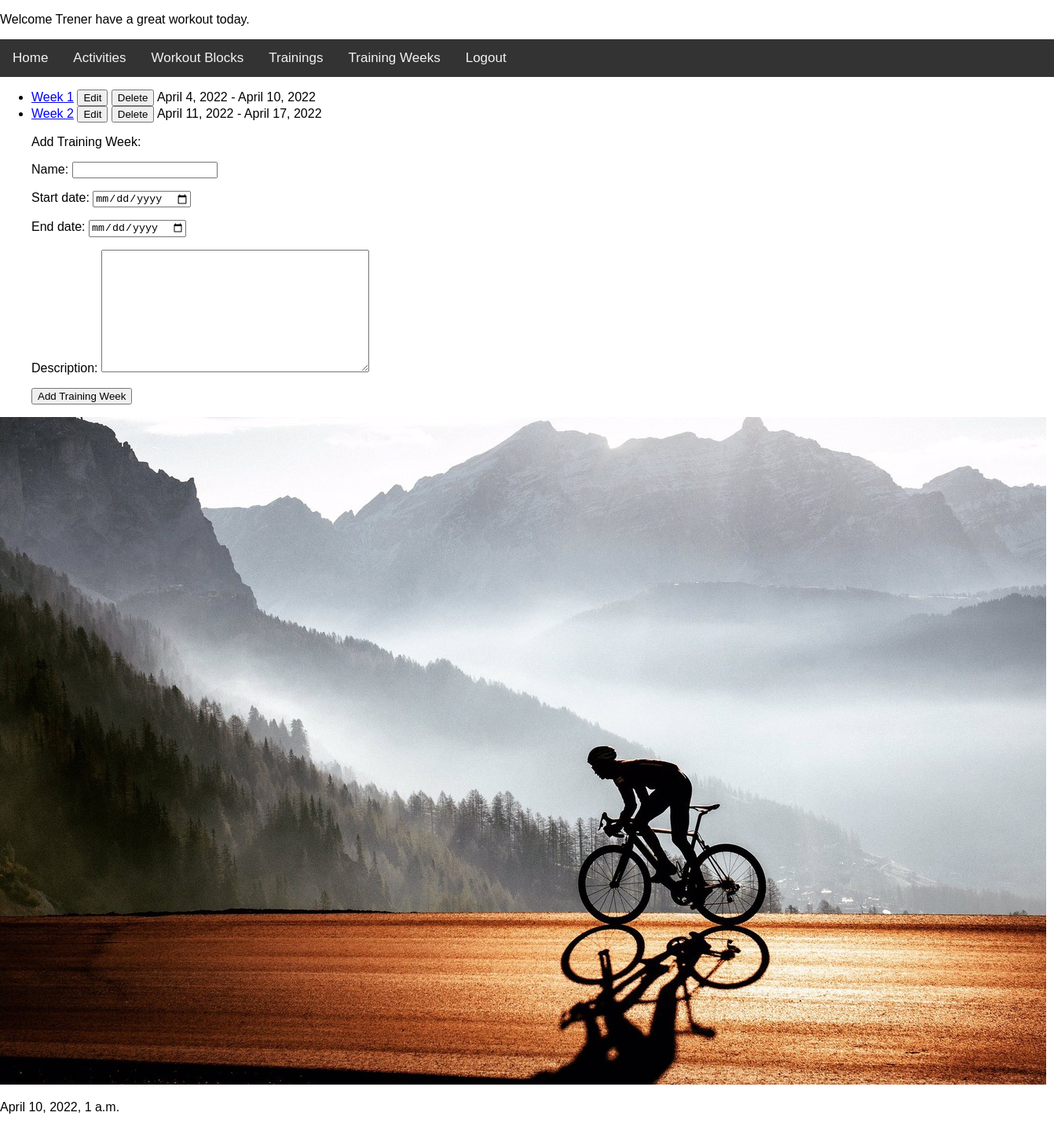
Screenshot of /trainingz_app/list_training_weeks/ (signed in) with the database file from the repository.
### trainingz_app/models.py (models this page shows)
class TrainingWeek(models.Model):
    name = models.CharField(max_length=40)
    start_date = models.DateField()
    end_date = models.DateField()
    trainings = models.ManyToManyField(TrainingDay)
    description = models.TextField()
    def __str__(self):
        return self.name
    def get_absolute_url(self):
        return reverse("detail_training_week", args=(self.id,))
    def get_update_url(self):
        return reverse("update_training_week", kwargs={"id": self.id})
    def get_delete_url(self):
        return reverse("delete_training_week", kwargs={"id": self.id})

### trainingz_app/views.py (the view, shortened to what this page needs)
class ShowTrainingWeeksView(LoginRequiredMixin, View):
    def get(self, request):
        form_week = AddTrainingWeekForm()
        return render(
            request,
            "list_training_weeks.html",
            {"object_list": TrainingWeek.objects.all(), "form_week": form_week},
        )

### trainingz_app/forms.py
class AddTrainingWeekForm(forms.ModelForm):
    class Meta:
        model = TrainingWeek
        exclude = ["trainings"]
        widgets = {
            "start_date": DateInput(attrs={"type": "date"}),
            "end_date": DateInput(attrs={"type": "date"}),
        }

### trainingz_app/context_processor.py (called while the page is built)
def get_date(request):
    return {"date": datetime.now()}

### trainingz_app/templates/list_training_weeks.html (shortened to what this page needs)
{% extends 'base.html' %}
{% block trainingz %}
<ul>
    {% for item in object_list %}
        <li>
            <a href="{{ item.get_absolute_url }}">{{ item }}</a>
            <a href="{{ item.get_update_url }}"><button>Edit</button></a>
            <a href="{{ item.get_delete_url }}"><button>Delete</button></a>
            {{ item.start_date }} - {{ item.end_date }}
        </li>
    {% endfor %}
 <form method="POST">
     <p>Add Training Week:</p>
        {{ form_week.as_p }}
        <input type="submit" value="Add Training Week">
</ul>
{% endblock %}

### trainingz_app/templates/base.html (shortened to what this page needs)
<!DOCTYPE html>
{% load static %}
<html lang="en">
<head>
    <link rel="stylesheet" type="text/css" href="{% static 'css/base.css' %}">
</head>
<body>
<p>Welcome {{ user }} have a great workout today.</p>
</body>
<div class="topnav">
    <a href="{% url 'index' %}">Home</a>
    {% if user.is_authenticated %}
        <a href="{% url 'list_activities' %}">Activities</a>
        <a href="{% url 'list_workout_blocks' %}">Workout Blocks</a>
        <a href="{% url 'list_trainings' %}">Trainings</a>
        <a href="{% url 'list_training_weeks' %}">Training Weeks</a>
        <a href="{% url 'logout' %}">Logout</a>
    {% else %}
        <a href="{% url 'login' %}">Login</a>
        <a href="{% url 'register' %}">Register</a>
   {% endif %}
</div>
{% block trainingz %}
{% endblock %}
<p> <img src="{% static 'cycling.jpeg' %}"> </p>
<p>{{ date }}</p>
</html>

### trainingz_app/static/css/base.css (style rules this page uses)
body { margin: 0; font-family: Arial, Helvetica, sans-serif; }
.topnav { overflow: hidden; background-color: #333; }
.topnav a { float: left; color: #f2f2f2; text-align: center; padding: 14px 16px; text-decoration: none; font-size: 17px; }

### rows the page displays
TrainingWeek: name "Week 1", start_date "April 4, 2022", end_date "April 10, 2022"
TrainingWeek: name "Week 2", start_date "April 11, 2022", end_date "April 17, 2022"

### other values shown
{{ user }} "Trener"
